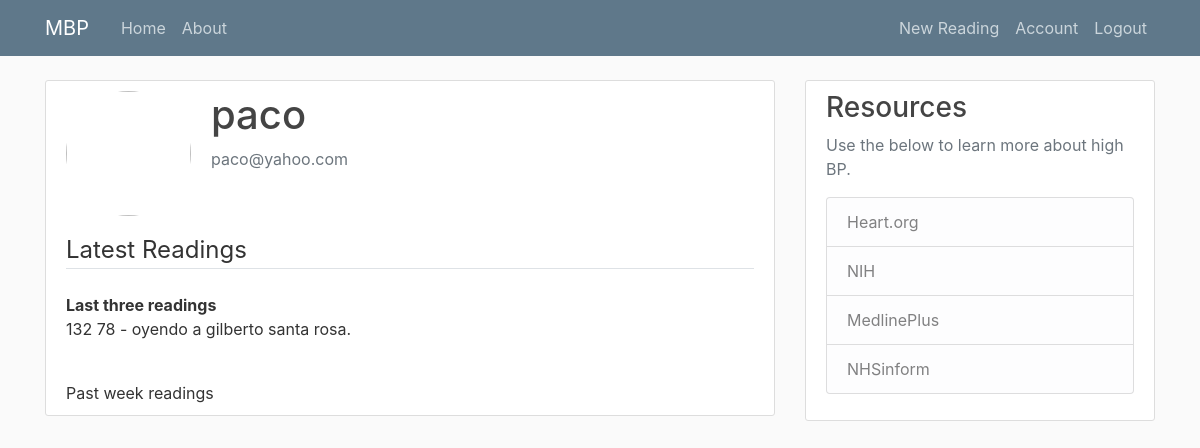
/dashboard/paco (signed in), run on an earlier commit of the app's database.
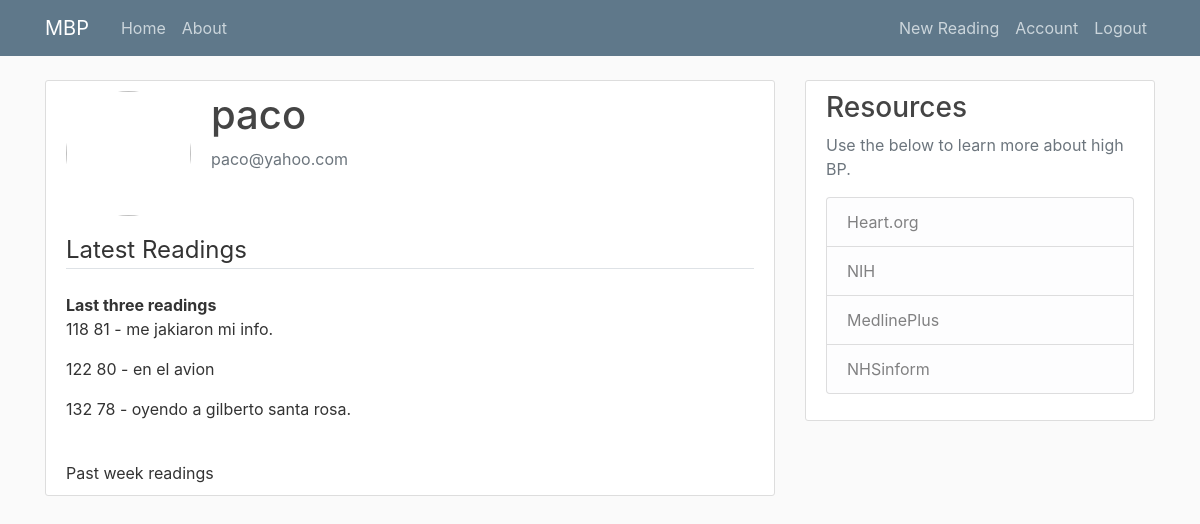
And on a later commit of the database.
### mbp/models.py (models this page shows, shortened)
class Reading(db.Model):
    id = db.Column(db.Integer, primary_key=True)
    sys = db.Column(db.String(3), nullable=False)
    dia = db.Column(db.String(3), nullable=False)
    notes = db.Column(db.Text, nullable=False)
    date_posted = db.Column(db.DateTime, nullable=False, default=datetime.utcnow)
    user_id = db.Column(db.Integer, db.ForeignKey('user.id'), nullable=False)

### mbp/users/routes.py (the view)
@users.route('/dashboard/<username>', methods=['GET', 'POST'])
@login_required
def dashboard(username):
    page = request.args.get('page', 1, type=int) #Grab the page we want. In this case page one. Set type integer as the page number.
    user = User.query.filter_by(username=username).first_or_404()
    reading = Reading.query.filter_by(user=user)\
    .order_by(Reading.date_posted.desc())\
    .paginate(page=page, per_page=3) #displays last three readings in order. newest first.
    if user != current_user:
        abort(403)
    return render_template('dashboard.html', title='Dashboard', reading=reading, user=user)

### mbp/models.py (called while the page is built)
@login_manager.user_loader
def load_user(user_id):
    return User.query.get(int(user_id))

### mbp/templates/dashboard.html
{% extends "base.html" %}
{% block content %}
<div class="content-section">
  <div class="media">
    <img class="rounded-circle account-img" src="{{ image_file }}">
    <div class="media-body">
      <h2 class="account-heading">{{ current_user.username }}</h2>
      <p class="text-secondary">{{ current_user.email }}</p>
    </div>
  </div>
  <legend class="border-bottom mb-4">Latest Readings</legend>
  <text class="font-weight-bold">Last three readings</text>
  {% for reading in reading.items %}
  <p>{{ reading.sys }} {{ reading.dia }} - {{ reading.notes }}</p>
  {% endfor %}
  <br />
  Past week readings
</div>
{% endblock content %}

What changed in the data, as far as the page shows it:
added Reading: sys "118", dia "81", notes "me jakiaron mi info."
added Reading: sys "122", dia "80", notes "en el avion"
